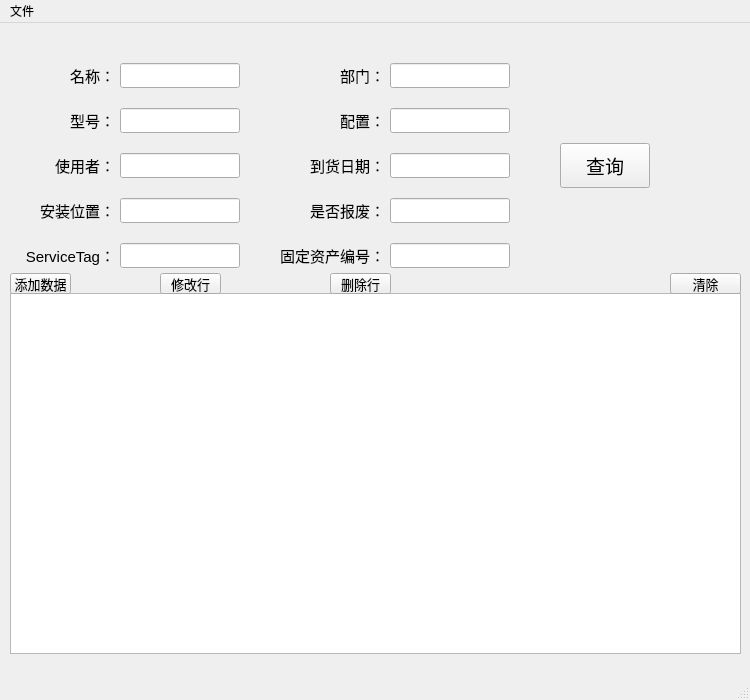
<?xml version="1.0" encoding="UTF-8"?>
<ui version="4.0">
 <class>FixAssetWin</class>
 <widget class="QMainWindow" name="FixAssetWin">
  <property name="geometry">
   <rect>
    <x>0</x>
    <y>0</y>
    <width>750</width>
    <height>700</height>
   </rect>
  </property>
  <property name="sizePolicy">
   <sizepolicy hsizetype="Preferred" vsizetype="Preferred">
    <horstretch>0</horstretch>
    <verstretch>0</verstretch>
   </sizepolicy>
  </property>
  <property name="windowTitle">
   <string>固定资产</string>
  </property>
  <widget class="QWidget" name="centralwidget">
   <widget class="QLineEdit" name="Fixassetno_LineEdit">
    <property name="geometry">
     <rect>
      <x>390</x>
      <y>220</y>
      <width>120</width>
      <height>25</height>
     </rect>
    </property>
    <property name="sizePolicy">
     <sizepolicy hsizetype="Preferred" vsizetype="Preferred">
      <horstretch>0</horstretch>
      <verstretch>0</verstretch>
     </sizepolicy>
    </property>
    <property name="font">
     <font>
      <pointsize>11</pointsize>
     </font>
    </property>
   </widget>
   <widget class="QLineEdit" name="Isscra_LineEdit">
    <property name="geometry">
     <rect>
      <x>390</x>
      <y>175</y>
      <width>120</width>
      <height>25</height>
     </rect>
    </property>
    <property name="sizePolicy">
     <sizepolicy hsizetype="Preferred" vsizetype="Preferred">
      <horstretch>0</horstretch>
      <verstretch>0</verstretch>
     </sizepolicy>
    </property>
   </widget>
   <widget class="QLineEdit" name="Dept_LineEdit">
    <property name="geometry">
     <rect>
      <x>390</x>
      <y>40</y>
      <width>120</width>
      <height>25</height>
     </rect>
    </property>
    <property name="sizePolicy">
     <sizepolicy hsizetype="Preferred" vsizetype="Preferred">
      <horstretch>0</horstretch>
      <verstretch>0</verstretch>
     </sizepolicy>
    </property>
   </widget>
   <widget class="QLineEdit" name="Servicetag_LineEdit">
    <property name="geometry">
     <rect>
      <x>120</x>
      <y>220</y>
      <width>120</width>
      <height>25</height>
     </rect>
    </property>
    <property name="sizePolicy">
     <sizepolicy hsizetype="Preferred" vsizetype="Preferred">
      <horstretch>0</horstretch>
      <verstretch>0</verstretch>
     </sizepolicy>
    </property>
   </widget>
   <widget class="QLineEdit" name="Getdate_LineEdit">
    <property name="geometry">
     <rect>
      <x>390</x>
      <y>130</y>
      <width>120</width>
      <height>25</height>
     </rect>
    </property>
    <property name="sizePolicy">
     <sizepolicy hsizetype="Preferred" vsizetype="Preferred">
      <horstretch>0</horstretch>
      <verstretch>0</verstretch>
     </sizepolicy>
    </property>
   </widget>
   <widget class="QLineEdit" name="Config_LineEdit">
    <property name="geometry">
     <rect>
      <x>390</x>
      <y>85</y>
      <width>120</width>
      <height>25</height>
     </rect>
    </property>
    <property name="sizePolicy">
     <sizepolicy hsizetype="Preferred" vsizetype="Preferred">
      <horstretch>0</horstretch>
      <verstretch>0</verstretch>
     </sizepolicy>
    </property>
   </widget>
   <widget class="QLineEdit" name="Name_LineEdit">
    <property name="geometry">
     <rect>
      <x>120</x>
      <y>40</y>
      <width>120</width>
      <height>25</height>
     </rect>
    </property>
    <property name="sizePolicy">
     <sizepolicy hsizetype="Preferred" vsizetype="Preferred">
      <horstretch>0</horstretch>
      <verstretch>0</verstretch>
     </sizepolicy>
    </property>
   </widget>
   <widget class="QLineEdit" name="Location_LineEdit">
    <property name="geometry">
     <rect>
      <x>120</x>
      <y>175</y>
      <width>120</width>
      <height>25</height>
     </rect>
    </property>
    <property name="sizePolicy">
     <sizepolicy hsizetype="Preferred" vsizetype="Preferred">
      <horstretch>0</horstretch>
      <verstretch>0</verstretch>
     </sizepolicy>
    </property>
   </widget>
   <widget class="QLineEdit" name="User_LineEdit">
    <property name="geometry">
     <rect>
      <x>120</x>
      <y>130</y>
      <width>120</width>
      <height>25</height>
     </rect>
    </property>
    <property name="sizePolicy">
     <sizepolicy hsizetype="Preferred" vsizetype="Preferred">
      <horstretch>0</horstretch>
      <verstretch>0</verstretch>
     </sizepolicy>
    </property>
   </widget>
   <widget class="QLineEdit" name="Model_LineEdit">
    <property name="geometry">
     <rect>
      <x>120</x>
      <y>85</y>
      <width>120</width>
      <height>25</height>
     </rect>
    </property>
    <property name="sizePolicy">
     <sizepolicy hsizetype="Preferred" vsizetype="Preferred">
      <horstretch>0</horstretch>
      <verstretch>0</verstretch>
     </sizepolicy>
    </property>
   </widget>
   <widget class="QLabel" name="Fixassetno_Label">
    <property name="geometry">
     <rect>
      <x>280</x>
      <y>220</y>
      <width>105</width>
      <height>25</height>
     </rect>
    </property>
    <property name="sizePolicy">
     <sizepolicy hsizetype="Preferred" vsizetype="Preferred">
      <horstretch>0</horstretch>
      <verstretch>0</verstretch>
     </sizepolicy>
    </property>
    <property name="font">
     <font>
      <pointsize>11</pointsize>
     </font>
    </property>
    <property name="text">
     <string>固定资产编号：</string>
    </property>
    <property name="alignment">
     <set>Qt::AlignCenter</set>
    </property>
   </widget>
   <widget class="QLabel" name="Model_Label">
    <property name="geometry">
     <rect>
      <x>10</x>
      <y>85</y>
      <width>105</width>
      <height>25</height>
     </rect>
    </property>
    <property name="sizePolicy">
     <sizepolicy hsizetype="Preferred" vsizetype="Preferred">
      <horstretch>0</horstretch>
      <verstretch>0</verstretch>
     </sizepolicy>
    </property>
    <property name="font">
     <font>
      <pointsize>11</pointsize>
     </font>
    </property>
    <property name="text">
     <string>型号：</string>
    </property>
    <property name="alignment">
     <set>Qt::AlignRight|Qt::AlignTrailing|Qt::AlignVCenter</set>
    </property>
   </widget>
   <widget class="QLabel" name="User_Label">
    <property name="geometry">
     <rect>
      <x>10</x>
      <y>130</y>
      <width>105</width>
      <height>25</height>
     </rect>
    </property>
    <property name="sizePolicy">
     <sizepolicy hsizetype="Preferred" vsizetype="Preferred">
      <horstretch>0</horstretch>
      <verstretch>0</verstretch>
     </sizepolicy>
    </property>
    <property name="font">
     <font>
      <pointsize>11</pointsize>
     </font>
    </property>
    <property name="text">
     <string>使用者：</string>
    </property>
    <property name="alignment">
     <set>Qt::AlignRight|Qt::AlignTrailing|Qt::AlignVCenter</set>
    </property>
   </widget>
   <widget class="QLabel" name="Location_Label">
    <property name="geometry">
     <rect>
      <x>10</x>
      <y>175</y>
      <width>105</width>
      <height>25</height>
     </rect>
    </property>
    <property name="sizePolicy">
     <sizepolicy hsizetype="Preferred" vsizetype="Preferred">
      <horstretch>0</horstretch>
      <verstretch>0</verstretch>
     </sizepolicy>
    </property>
    <property name="font">
     <font>
      <pointsize>11</pointsize>
     </font>
    </property>
    <property name="text">
     <string>安装位置：</string>
    </property>
    <property name="alignment">
     <set>Qt::AlignRight|Qt::AlignTrailing|Qt::AlignVCenter</set>
    </property>
   </widget>
   <widget class="QLabel" name="Servicetag_Label">
    <property name="geometry">
     <rect>
      <x>10</x>
      <y>220</y>
      <width>105</width>
      <height>25</height>
     </rect>
    </property>
    <property name="sizePolicy">
     <sizepolicy hsizetype="Preferred" vsizetype="Preferred">
      <horstretch>0</horstretch>
      <verstretch>0</verstretch>
     </sizepolicy>
    </property>
    <property name="font">
     <font>
      <pointsize>11</pointsize>
     </font>
    </property>
    <property name="text">
     <string>ServiceTag：</string>
    </property>
    <property name="alignment">
     <set>Qt::AlignRight|Qt::AlignTrailing|Qt::AlignVCenter</set>
    </property>
   </widget>
   <widget class="QLabel" name="Name_Label">
    <property name="geometry">
     <rect>
      <x>10</x>
      <y>40</y>
      <width>105</width>
      <height>25</height>
     </rect>
    </property>
    <property name="sizePolicy">
     <sizepolicy hsizetype="Preferred" vsizetype="Preferred">
      <horstretch>0</horstretch>
      <verstretch>0</verstretch>
     </sizepolicy>
    </property>
    <property name="font">
     <font>
      <pointsize>11</pointsize>
     </font>
    </property>
    <property name="text">
     <string>名称：</string>
    </property>
    <property name="alignment">
     <set>Qt::AlignRight|Qt::AlignTrailing|Qt::AlignVCenter</set>
    </property>
   </widget>
   <widget class="QLabel" name="Dept_Label">
    <property name="geometry">
     <rect>
      <x>280</x>
      <y>40</y>
      <width>105</width>
      <height>25</height>
     </rect>
    </property>
    <property name="sizePolicy">
     <sizepolicy hsizetype="Preferred" vsizetype="Preferred">
      <horstretch>0</horstretch>
      <verstretch>0</verstretch>
     </sizepolicy>
    </property>
    <property name="font">
     <font>
      <pointsize>11</pointsize>
     </font>
    </property>
    <property name="text">
     <string>部门：</string>
    </property>
    <property name="alignment">
     <set>Qt::AlignRight|Qt::AlignTrailing|Qt::AlignVCenter</set>
    </property>
   </widget>
   <widget class="QLabel" name="Config_Label">
    <property name="geometry">
     <rect>
      <x>280</x>
      <y>85</y>
      <width>105</width>
      <height>25</height>
     </rect>
    </property>
    <property name="sizePolicy">
     <sizepolicy hsizetype="Preferred" vsizetype="Preferred">
      <horstretch>0</horstretch>
      <verstretch>0</verstretch>
     </sizepolicy>
    </property>
    <property name="font">
     <font>
      <pointsize>11</pointsize>
     </font>
    </property>
    <property name="text">
     <string>配置：</string>
    </property>
    <property name="alignment">
     <set>Qt::AlignRight|Qt::AlignTrailing|Qt::AlignVCenter</set>
    </property>
   </widget>
   <widget class="QLabel" name="Getdate_Label">
    <property name="geometry">
     <rect>
      <x>280</x>
      <y>130</y>
      <width>105</width>
      <height>25</height>
     </rect>
    </property>
    <property name="sizePolicy">
     <sizepolicy hsizetype="Preferred" vsizetype="Preferred">
      <horstretch>0</horstretch>
      <verstretch>0</verstretch>
     </sizepolicy>
    </property>
    <property name="font">
     <font>
      <pointsize>11</pointsize>
     </font>
    </property>
    <property name="text">
     <string>到货日期：</string>
    </property>
    <property name="alignment">
     <set>Qt::AlignRight|Qt::AlignTrailing|Qt::AlignVCenter</set>
    </property>
   </widget>
   <widget class="QLabel" name="Isscra_Label">
    <property name="geometry">
     <rect>
      <x>280</x>
      <y>175</y>
      <width>105</width>
      <height>25</height>
     </rect>
    </property>
    <property name="sizePolicy">
     <sizepolicy hsizetype="Preferred" vsizetype="Preferred">
      <horstretch>0</horstretch>
      <verstretch>0</verstretch>
     </sizepolicy>
    </property>
    <property name="font">
     <font>
      <pointsize>11</pointsize>
     </font>
    </property>
    <property name="text">
     <string>是否报废：</string>
    </property>
    <property name="alignment">
     <set>Qt::AlignRight|Qt::AlignTrailing|Qt::AlignVCenter</set>
    </property>
   </widget>
   <widget class="QPushButton" name="QueryBtn">
    <property name="geometry">
     <rect>
      <x>560</x>
      <y>120</y>
      <width>90</width>
      <height>45</height>
     </rect>
    </property>
    <property name="sizePolicy">
     <sizepolicy hsizetype="Preferred" vsizetype="Preferred">
      <horstretch>0</horstretch>
      <verstretch>0</verstretch>
     </sizepolicy>
    </property>
    <property name="font">
     <font>
      <pointsize>14</pointsize>
     </font>
    </property>
    <property name="text">
     <string>查询</string>
    </property>
   </widget>
   <widget class="QTableView" name="Data_TableView">
    <property name="geometry">
     <rect>
      <x>10</x>
      <y>270</y>
      <width>731</width>
      <height>361</height>
     </rect>
    </property>
    <property name="sizePolicy">
     <sizepolicy hsizetype="Preferred" vsizetype="Preferred">
      <horstretch>1</horstretch>
      <verstretch>1</verstretch>
     </sizepolicy>
    </property>
    <property name="sizeIncrement">
     <size>
      <width>0</width>
      <height>0</height>
     </size>
    </property>
    <property name="styleSheet">
     <string notr="true">border-color: rgb(0, 170, 127);</string>
    </property>
    <property name="editTriggers">
     <set>QAbstractItemView::NoEditTriggers</set>
    </property>
    <property name="selectionBehavior">
     <enum>QAbstractItemView::SelectRows</enum>
    </property>
    <property name="sortingEnabled">
     <bool>true</bool>
    </property>
   </widget>
   <widget class="QPushButton" name="AddDataBtn">
    <property name="geometry">
     <rect>
      <x>10</x>
      <y>250</y>
      <width>61</width>
      <height>21</height>
     </rect>
    </property>
    <property name="sizePolicy">
     <sizepolicy hsizetype="Preferred" vsizetype="Preferred">
      <horstretch>0</horstretch>
      <verstretch>0</verstretch>
     </sizepolicy>
    </property>
    <property name="font">
     <font>
      <pointsize>10</pointsize>
     </font>
    </property>
    <property name="text">
     <string>添加数据</string>
    </property>
   </widget>
   <widget class="QPushButton" name="ClearBtn">
    <property name="geometry">
     <rect>
      <x>670</x>
      <y>250</y>
      <width>71</width>
      <height>21</height>
     </rect>
    </property>
    <property name="sizePolicy">
     <sizepolicy hsizetype="Preferred" vsizetype="Preferred">
      <horstretch>0</horstretch>
      <verstretch>0</verstretch>
     </sizepolicy>
    </property>
    <property name="font">
     <font>
      <pointsize>10</pointsize>
     </font>
    </property>
    <property name="text">
     <string>清除</string>
    </property>
   </widget>
   <widget class="QPushButton" name="DelLineBtn">
    <property name="geometry">
     <rect>
      <x>330</x>
      <y>250</y>
      <width>61</width>
      <height>21</height>
     </rect>
    </property>
    <property name="sizePolicy">
     <sizepolicy hsizetype="Preferred" vsizetype="Preferred">
      <horstretch>0</horstretch>
      <verstretch>0</verstretch>
     </sizepolicy>
    </property>
    <property name="font">
     <font>
      <pointsize>10</pointsize>
     </font>
    </property>
    <property name="text">
     <string>删除行</string>
    </property>
   </widget>
   <widget class="QPushButton" name="ModifyBtn">
    <property name="geometry">
     <rect>
      <x>160</x>
      <y>250</y>
      <width>61</width>
      <height>21</height>
     </rect>
    </property>
    <property name="sizePolicy">
     <sizepolicy hsizetype="Preferred" vsizetype="Preferred">
      <horstretch>0</horstretch>
      <verstretch>0</verstretch>
     </sizepolicy>
    </property>
    <property name="font">
     <font>
      <pointsize>10</pointsize>
     </font>
    </property>
    <property name="text">
     <string>修改行</string>
    </property>
   </widget>
  </widget>
  <widget class="QMenuBar" name="menubar">
   <property name="geometry">
    <rect>
     <x>0</x>
     <y>0</y>
     <width>750</width>
     <height>23</height>
    </rect>
   </property>
   <widget class="QMenu" name="menu">
    <property name="title">
     <string>文件</string>
    </property>
    <addaction name="printaction"/>
   </widget>
   <addaction name="menu"/>
  </widget>
  <widget class="QStatusBar" name="Fixasset_Statusbar"/>
  <action name="printaction">
   <property name="text">
    <string>打印</string>
   </property>
  </action>
 </widget>
 <resources/>
 <connections/>
</ui>
